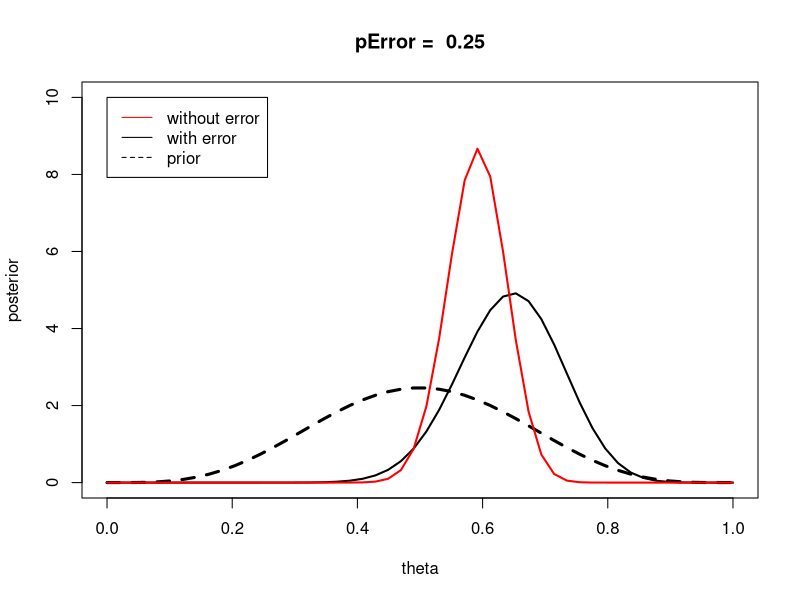
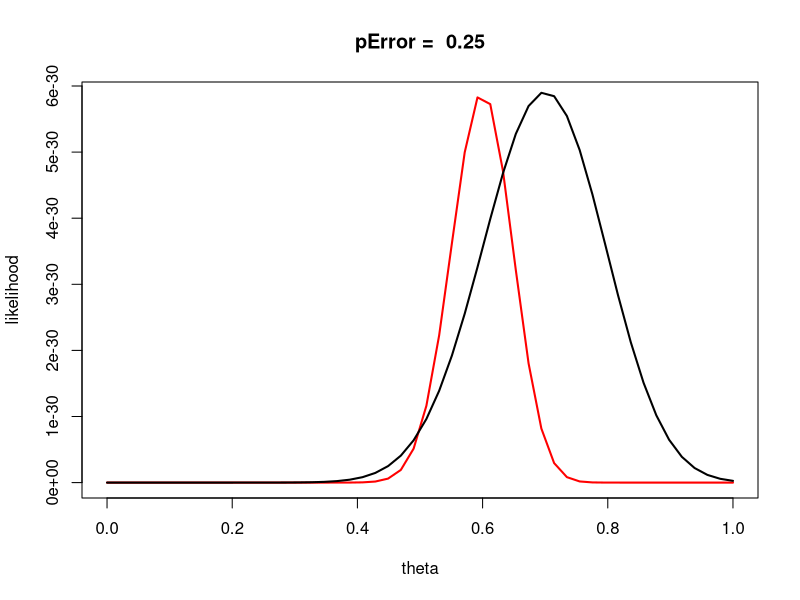

Write the R code that produced these figures, in order.
## ---- chunk 1
#clear work space
rm(list=ls())
#set random seed
set.seed(123)
## ---- chunk 2
# define grid size
nGridPoints = 50
pGrid = seq(from = 0, to = 1,length.out = nGridPoints)
gridSize = 1 / nGridPoints

# define model priors
aPrior = 5
bPrior = 5

# data
nHeads = 60
nData = 100
## ---- chunk 3
# compute data likelihood
computeLike = function(nHeads, nData, pErr) {
  likeGrid = rep(-1, nGridPoints)
  for (i in 1:nGridPoints) {
    p = pGrid[i]
    fHeads = ((1 - pErr) * p + pErr * (1 - p)) ^ nHeads
    fTails = ((1 - pErr) * (1 - p) + pErr * p) ^ (nData - nHeads)
    likeGrid[i] = fHeads * fTails
  }
  return(likeGrid)
}

# compute posterior
computePost = function(nHeads, nData, prior, pErr) {
  likelihood = computeLike(nHeads, nData, pErr)
  post = likelihood * prior
  post = post / ( sum(post) * gridSize )
  return(post)
}
## ---- chunk 4
prior = dbeta(x = pGrid, shape1 = aPrior, shape2 = bPrior)

pErr = 0.25
# compute posterior with measurement error modelled
postError = computePost(nHeads, nData, prior, pErr)
# compute posterior with measurement error ignorned
postNoError = computePost(nHeads, nData, prior, 0)

# plot posteriors
plot(pGrid, prior, type="l", lwd = 3, col = "black", lty = 2,
     xlab = "theta", ylab = "posterior", ylim = c(0,10),
     main = paste("pError = ", pErr))
points(pGrid, postError, lwd = 2, type = "l", col = 'black')
points(pGrid, postNoError, lwd = 2, type = "l", col = 'red')
legend(0,10, legend = c("without error", "with error", "prior"), lty = c(1,1,2),
           col = c("red","black","black"))
## ---- chunk 5
# plot likelihoods
plot(pGrid, computeLike(nHeads, nData, 0), col = "red", lty=1,
     lwd = 2, type = "l", xlab = "theta", ylab = "likelihood",
     main = paste("pError = ", pErr))
points(pGrid, computeLike(nHeads, nData, pErr), col = "black", lty=1,
     lwd = 2, type = "l")
legend(0,10, legend = c("without error", "with error"), lty = c(1,1),
           col = c("red","black"))
